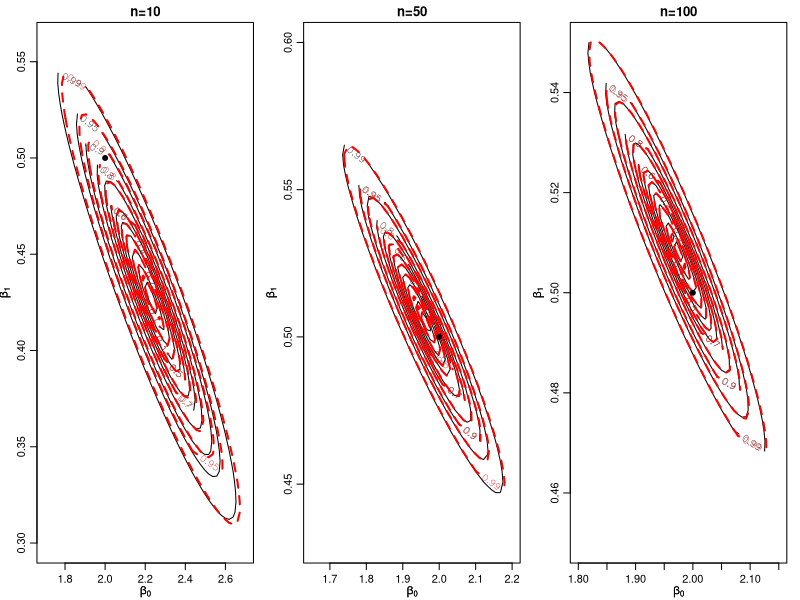

R code for this plot:
## ---- chunk 1
simula.poisson <- function(formula, beta){
  X <- model.matrix(formula)
  lambda <- exp(X %*% beta)
  y <- rpois(nrow(X), lambda=lambda)
  return(data.frame(y=y, X))}
## ---- chunk 2
set.seed(123)
cov <- seq(0, 5, length=10)
dados10 <- simula.poisson(~cov, c(2,0.5))
## ---- chunk 3
## Verossimilhança
ll.poisson <- function(par, formula, dados){
  X <- model.matrix(as.formula(formula), data=dados)
  lambda <- drop(exp(X %*% par))
  ll <- sum(dpois(dados$y, lambda=lambda,log=TRUE))
  return(-ll)
}

hessiano <- function(par, formula, dados){
  X <- model.matrix(as.formula(formula), data=dados)
  mat <- diag(length(dados$y))
  diag(mat) <- - exp(X%*%par)
  H <- crossprod(X,mat)%*%X
  return(H)
}

dev.app <- function(par, par.hat, ...){
  dpar <- par - par.hat
  devpp <- -crossprod(dpar, hessiano(par=par.hat, ...))%*%dpar
  return(devpp)}

## Simulando os conjuntos de dados
set.seed(123)
#dados10 <- simula.poisson(b0=2,b1=0.5,n.simul=10)
cov <- seq(0, 5, length=10)
dados10 <- simula.poisson(~cov, c(2,0.5))
set.seed(123)
cov <- seq(0, 5, length=50)
#dados50 <- simula.poisson(b0=2,b1=0.5,n.simul=50)
dados50 <- simula.poisson(~cov, c(2,0.5))
set.seed(123)
#dados100 <- simula.poisson(b0=2,b1=0.5,n.simul=100)
cov <- seq(0, 5, length=100)
dados100 <- simula.poisson(~cov, c(2,0.5))
#set.seed(123)
##dados200 <- simula.poisson(b0=2,b1=0.5,n.simul=200)
#cov <- seq(0, 5, length=200)
#dados200 <- simula.poisson(~cov, c(2,0.5))

## Ajustando
par10  <- glm(y ~ cov,family=poisson,data=dados10)
par50  <- glm(y ~ cov,family=poisson,data=dados50)
par100 <- glm(y ~ cov,family=poisson,data=dados100)
#par200 <- glm(y ~ cov,family=poisson,data=dados200)

## Gride de parametros
beta0.10 <- seq(1.7,2.7,l=50)
beta1.10 <- seq(0.3,0.56,l=50)
grid.par.10 <- as.matrix(expand.grid(beta0.10,beta1.10))

## Avaliando a vero pra n = 10
ll.10 <- apply(grid.par.10,1,ll.poisson,formula="~cov",dados=dados10)
dev.p10 <- -2*(ll.poisson(par=coef(par10),formula="~cov",dados=dados10) - ll.10)
dev.ap10 <- apply(grid.par.10, 1, dev.app, par.hat = coef(par10), formula="~cov", dados=dados10)

## Avaliando a vero pra n = 50
beta0.50 <- seq(1.65,2.2,l=50)
beta1.50 <- seq(0.43,0.6,l=50)
grid.par.50 <- as.matrix(expand.grid(beta0.50,beta1.50))
ll.50 <- apply(grid.par.50,1,ll.poisson,formula="~cov",dados=dados50)
dev.p50 <- -2*(ll.poisson(par=coef(par50),formula="~cov",dados=dados50) - ll.50)
dev.ap50 <- apply(grid.par.50, 1, dev.app, par.hat = coef(par50), formula="~cov", dados=dados50)

## Avaliando a vero pra n = 100
beta0.100 <- seq(1.8,2.15,l=50)
beta1.100 <- seq(0.45,0.55,l=50)
grid.par.100 <- as.matrix(expand.grid(beta0.100,beta1.100))
ll.100 <- apply(grid.par.100,1,ll.poisson,formula="~cov",dados=dados100)
dev.p100 <- -2*(ll.poisson(par=coef(par100),formula="~cov",dados=dados100) - ll.100)
dev.ap100 <- apply(grid.par.100, 1, dev.app, par.hat = coef(par100), formula="~cov", dados=dados100)

## Avaliando a vero pra n = 200
#beta0.200 <- seq(1.85,2.15,l=50)
#beta1.200 <- seq(0.45,0.55,l=50)
#grid.par.200 <- as.matrix(expand.grid(beta0.200,beta1.200))
#ll.200 <- apply(grid.par.200,1,ll.poisson,formula="~cov",dados=dados200)
#dev.p200 <- -2*(ll.poisson(par=coef(par200),formula="~cov",dados=dados200) - ll.200)
#dev.ap200 <- apply(grid.par.200, 1, dev.app, par.hat = coef(par200), formula="~cov", dados=dados200)
## ---- chunk 4

par(mfrow=c(1,3),mar=c(2.8, 2.8, 1.7, 1),mgp = c(1.8, 0.7, 0))
LEVELS <- c(0.99,0.95,0.9,0.8,0.7,0.6,0.5,0.4,0.3,0.20,0.1,0.05)
contour(beta0.10, beta1.10, matrix(dev.p10,50,50),
        levels=qchisq(LEVELS,df=2),labels=LEVELS,
        xlab=expression(beta[0]),ylab=expression(beta[1]),main="n=10")
par(new=TRUE)
contour(beta0.10,beta1.10,matrix(dev.ap10,50,50),
        levels=qchisq(LEVELS,df=2),labels=LEVELS,
        xlab=expression(beta[0]),ylab=expression(beta[1]),axes=FALSE,
        lty=2,col="red",lwd=2)
points(2,0.5,type="p",pch=19)
## N = 50
contour(beta0.50,beta1.50,matrix(dev.p50,50,50),
        levels=qchisq(LEVELS,df=2),labels=LEVELS,
        xlab=expression(beta[0]),ylab=expression(beta[1]),
        main="n=50")
par(new=TRUE)
contour(beta0.50,beta1.50,matrix(dev.ap50,50,50),
        levels=qchisq(LEVELS,df=2),labels=LEVELS,
        xlab=expression(beta[0]),ylab=expression(beta[1]),axes=FALSE,
        lty=2,col="red",lwd=2)
points(2,0.5,type="p",pch=19)
## N = 100
contour(beta0.100,beta1.100,matrix(dev.p100,50,50),
        levels=qchisq(LEVELS,df=2),labels=LEVELS,
        xlab=expression(beta[0]),ylab=expression(beta[1]),
        main="n=100")
par(new=TRUE)
contour(beta0.100,beta1.100,matrix(dev.ap100,50,50),
        levels=qchisq(LEVELS,df=2),labels=LEVELS,
        xlab=expression(beta[0]),ylab=expression(beta[1]),axes=FALSE,
        lty=2,col="red",lwd=2)
points(2,0.5,type="p",pch=19)
## N = 200
#contour(beta0.200,beta1.200,matrix(dev.p200,50,50),
#        levels=qchisq(LEVELS,df=2),labels=LEVELS,
#        xlab=expression(beta[0]),ylab=expression(beta[1]),
#        main="n=200")
#par(new=TRUE)
#contour(beta0.200,beta1.200,matrix(dev.ap200,50,50),
#        levels=qchisq(LEVELS,df=2),labels=LEVELS,
#        xlab=expression(beta[0]),ylab=expression(beta[1]),axes=FALSE,
#        lty=2,col="red",lwd=2)
#points(2,0.5,type="p",pch=19)

## ---- chunk 5
## Função escore
escore <- function(par, formula, dados){
  mf <- model.frame(formula, dados)
  X <- model.matrix(formula, data=mf)
  esco <- crossprod(model.response(mf) - exp(X %*% par), X)
  return(drop(esco))
}

## Hessiana ("naïve")
hessiano <- function(par, formula, dados){
  X <- model.matrix(formula, data=dados)
  mat <- matrix(0, nrow(X), nrow(X))
  diag(mat) <- -exp(X%*%par)
  H <- t(X) %*% mat %*% X
  return(H)
}

## Hessiana (equivalente a anterior)
hessiano <- function(par, formula, dados){
  X <- model.matrix(formula, data=dados)
  H <- crossprod(X * -exp(drop(X%*%par)),  X)
  return(H)
}
## ---- chunk 6
NewtonRaphson <- function(initial, escore, hessiano, tol=0.0001, 
                          max.iter, n.dim,...){
  solucao <- initial
  for(i in 2:max.iter){
    solucao <- initial-solve(hessiano(initial, ...), escore(initial, ...))
    tolera <- abs(solucao - initial)
    if(all(tolera < tol) == TRUE)break
    initial <- solucao
  }
  return(initial)
}
## ---- chunk 7
(beta10 <- NewtonRaphson(initial=c(0,0), escore=escore, 
                         hessiano=hessiano, max.iter=1000, 
                         formula=y~cov, dados=dados10))
## ---- chunk 8
Io <- -hessiano(par=beta10, formula=y~cov, dados=dados10)
Io
(erro.padrao <- sqrt(diag(solve(Io))))
## ---- chunk 9
beta10[1] + c(-1,1)*qnorm(0.975)*erro.padrao[1]
beta10[2] + c(-1,1)*qnorm(0.975)*erro.padrao[2]
## ---- chunk 10
beta10.glm <- glm(y ~ cov, family=poisson, data=dados10)
coef(beta10.glm)
summary(beta10.glm)$coef
confint(beta10.glm, type="quad")  
## ---- chunk 11
confint(beta10.glm)
